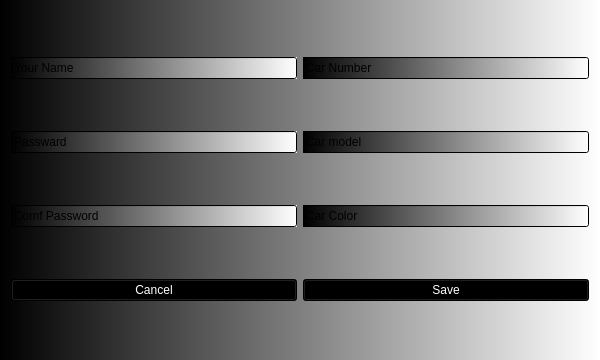
<?xml version="1.0" encoding="UTF-8"?>
<ui version="4.0">
 <class>Form</class>
 <widget class="QWidget" name="Form">
  <property name="geometry">
   <rect>
    <x>0</x>
    <y>0</y>
    <width>600</width>
    <height>360</height>
   </rect>
  </property>
  <property name="windowTitle">
   <string>Form</string>
  </property>
  <property name="styleSheet">
   <string notr="true">background-color: qlineargradient(spread:pad, x1:0, y1:0, x2:1, y2:0, stop:0 rgba(0, 0, 0, 255), stop:1 rgba(255, 255, 255, 255));</string>
  </property>
  <layout class="QGridLayout" name="gridLayout">
   <item row="1" column="2">
    <widget class="QLineEdit" name="lineEdit_4">
     <property name="text">
      <string>Car Number</string>
     </property>
    </widget>
   </item>
   <item row="6" column="2">
    <widget class="QPushButton" name="pushButton">
     <property name="styleSheet">
      <string notr="true">font: 63 oblique 12pt &quot;URW Gothic L&quot;;
color: rgb(255, 255, 255);
background-color: rgb(0, 0, 0);</string>
     </property>
     <property name="text">
      <string>Save</string>
     </property>
    </widget>
   </item>
   <item row="3" column="2">
    <widget class="QLineEdit" name="lineEdit_6">
     <property name="inputMask">
      <string/>
     </property>
     <property name="text">
      <string>Car Color</string>
     </property>
     <property name="placeholderText">
      <string/>
     </property>
    </widget>
   </item>
   <item row="1" column="0">
    <widget class="QLineEdit" name="lineEdit">
     <property name="text">
      <string>Your Name</string>
     </property>
    </widget>
   </item>
   <item row="2" column="0">
    <widget class="QLineEdit" name="lineEdit_2">
     <property name="text">
      <string>Passward</string>
     </property>
    </widget>
   </item>
   <item row="2" column="2">
    <widget class="QLineEdit" name="lineEdit_5">
     <property name="text">
      <string>Car model</string>
     </property>
    </widget>
   </item>
   <item row="3" column="0">
    <widget class="QLineEdit" name="lineEdit_3">
     <property name="text">
      <string>Comf Password</string>
     </property>
    </widget>
   </item>
   <item row="6" column="0">
    <widget class="QPushButton" name="pushButton_2">
     <property name="styleSheet">
      <string notr="true">font: 63 oblique 12pt &quot;URW Gothic L&quot;;
color: rgb(255, 255, 255);
background-color: rgb(0, 0, 0);</string>
     </property>
     <property name="text">
      <string>Cancel</string>
     </property>
    </widget>
   </item>
  </layout>
 </widget>
 <resources>
  <include location="iamge.qrc"/>
  <include location="image.qrc"/>
 </resources>
 <connections/>
</ui>
